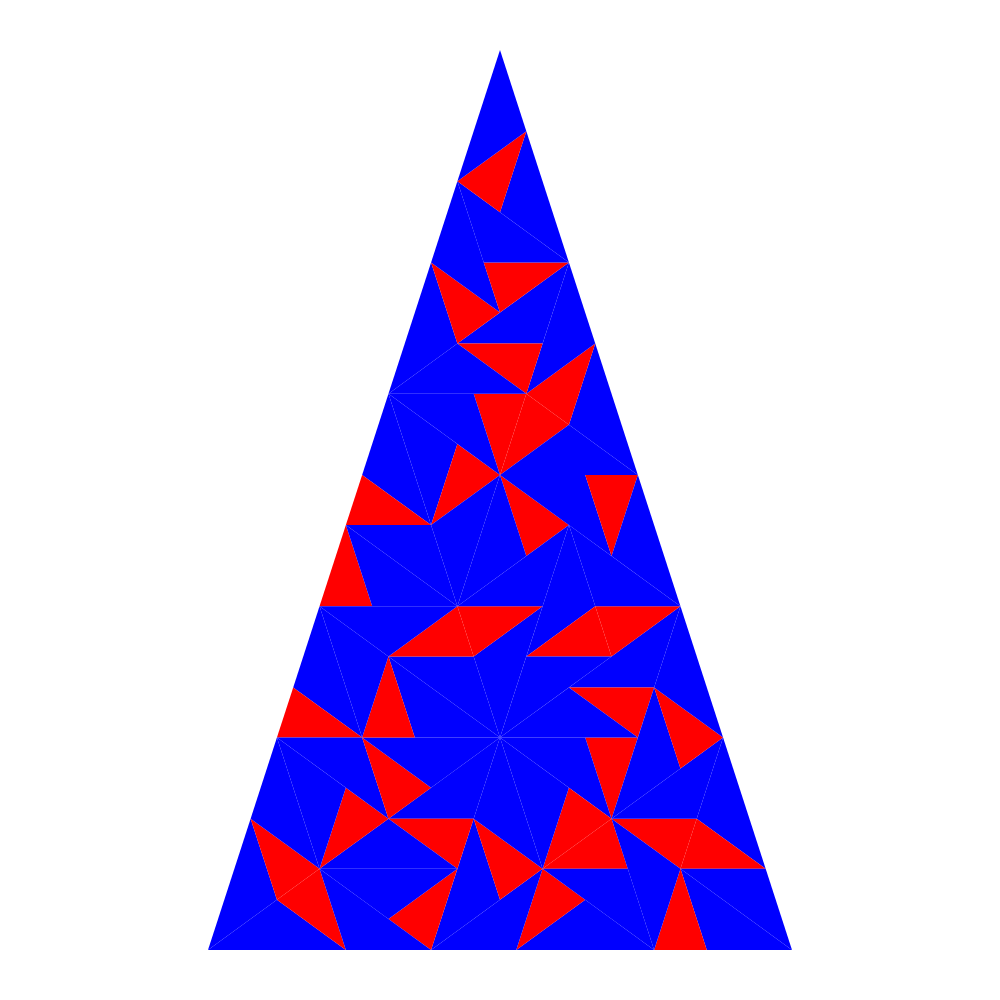
Frame 1 (no input)
Frame 60 (no input): identical to frame 1, image omitted
Frame 120 (the mouse pressed at the canvas centre since frame 60): identical to frame 1, image omitted

The p5.js sketch that drew this single still picture (run headless with seeded random() and noise() and a simulated clock; from frame 60 on, the mouse is pressed at the canvas centre):

// p5.js sketch
// ── sketch.js
//penrose:

let all_tris = [];

function setup() {
  createCanvas(1000, 1000);

  //draw first one:
  all_tris[0] = new Triangle(500, 50, 208, 950, 792, 950, 0);

  //subdivide:
  for (let i = 0; i < 5; i++) {
    all_tris = all_tris.map((t) => t.subdivide()).flat();
  }
}

function draw() {
  background(255);

  for (let tri of all_tris) {
    tri.display();
  }
}

class Triangle {
  constructor(x1, y1, x2, y2, x3, y3, col) {
    this.x1 = x1;
    this.x2 = x2;
    this.x3 = x3;
    this.y1 = y1;
    this.y2 = y2;
    this.y3 = y3;
    this.col = col;
  }
  display() {
    if (this.col == 0) {
      fill(255, 0, 0);
    } else {
      fill(0, 0, 255);
    }
    noStroke();
    triangle(this.x1, this.y1, this.x2, this.y2, this.x3, this.y3);

    // this.subdivide();
  }
  subdivide() {
    //px = b / a+b * ax, and a / a + b * bx -> to find how far along you are on line ab.

    if (this.col == 0) {
      //red:

      let n = random();

      let [px, py] = [0, 0];

      if (n < 0.5) {
        [px, py] = find_p(this.x1, this.y1, this.x2, this.y2);

        return [
          new Triangle(this.x3, this.y3, px, py, this.x2, this.y2, 0),
          new Triangle(px, py, this.x1, this.y1, this.x3, this.y3, 1),
        ];
      } else {
        [px, py] = find_p(this.x1, this.y1, this.x3, this.y3);

        return [
          new Triangle(this.x2, this.y2, px, py, this.x3, this.y3, 0),
          new Triangle(px, py, this.x1, this.y1, this.x2, this.y2, 1),
        ];
      }
    } else {
      //blue:
      let n = random();

      if (n < 0.5) {
        let [qx, qy] = find_p(this.x2, this.y2, this.x1, this.y1);
        let [rx, ry] = find_p(this.x2, this.y2, this.x3, this.y3);

        return [
          new Triangle(qx, qy, this.x2, this.y2, rx, ry, 1),
          new Triangle(rx, ry, this.x1, this.y1, qx, qy, 0),
          new Triangle(rx, ry, this.x1, this.y1, this.x3, this.y3, 1),
        ];
      } else {
        let [qx, qy] = find_p(this.x3, this.y3, this.x1, this.y1);
        let [rx, ry] = find_p(this.x3, this.y3, this.x2, this.y2);

        return [
          new Triangle(qx, qy, this.x3, this.y3, rx, ry, 1),
          new Triangle(rx, ry, this.x1, this.y1, qx, qy, 0),
          new Triangle(rx, ry, this.x1, this.y1, this.x2, this.y2, 1),
        ];
      }
    }
  }
}

function find_p(ax, ay, bx, by) {
  let a_frac = (Math.sqrt(5) - 1) / 2;
  let b_frac = 1 - a_frac;
  let px = b_frac * ax + a_frac * bx;
  let py = b_frac * ay + a_frac * by;

  return [px, py];
}
